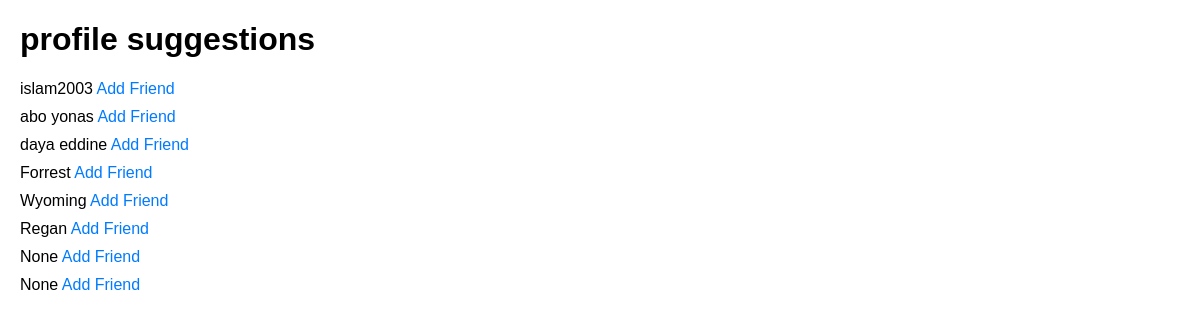
/profiles/ (signed in), run on an earlier commit of the app's database.
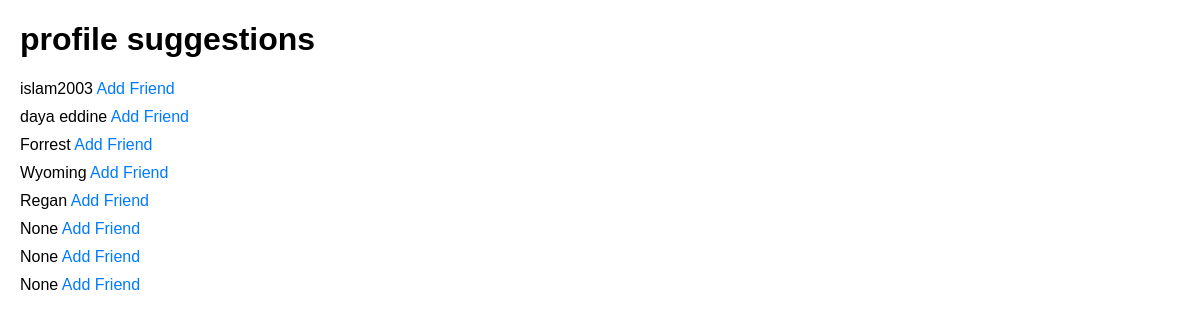
And on a later commit of the database.
### accounts/models.py (models this page shows, shortened)
class Profile(models.Model):
    user = models.OneToOneField(User, on_delete=models.CASCADE, related_name='profile')
    first_name = models.CharField(max_length=30,null=True,blank=True)
    last_name = models.CharField(max_length=30,null=True,blank=True)
    image_profile = models.ImageField(upload_to='profile_images/',null=True, blank=True)
    bio = models.TextField(null=True,blank=True)
    date_birth = models.DateField(null=True,blank=True)
    created_at = models.DateTimeField(auto_now_add=True)
    updated_at = models.DateTimeField(auto_now=True)
    class Meta:
        verbose_name = 'Profile'
        verbose_name_plural = 'Profiles'

### friends/views.py (the view)
# urls.py: path('profiles/',FreindRequestSuggestions,name="profiles"),
def FreindRequestSuggestions(request):
    current_profile = request.user.profile
    send_requests = FriendRequest.objects.filter(sender = current_profile).values_list('receiver_id',flat=True)
    receiver_requests = FriendRequest.objects.filter(receiver = current_profile).values_list('sender_id',flat=True)
    all_exculded_ids = list(send_requests) + list(receiver_requests)
    profile_suggestions = Profile.objects.exclude(id__in = all_exculded_ids).exclude(id = current_profile.id)
    return render(request,'profiles.html',{"profile_suggestions":profile_suggestions})

### notifications/context_processors.py (called while the page is built)
def notification_count(request):
    if request.user.is_authenticated:
        count = Notification.objects.filter(
            recipient=request.user,
            is_read=False
        ).count()
        return {'unread_notifications': count}
    return {'unread_notifications': 0}

### friends/templates/profiles.html (shortened to what this page needs)
<!DOCTYPE html>
<html lang="en">
<head>
</head>
<body>
     <h1>profile suggestions </h1>
    <ul class="profile-list">
        {% for profile in profile_suggestions %}
            <li class="profile-item">
                {{ profile.first_name }}
                <a href="{% url 'add-friend' profile.id %}">Add Friend</a>
            </li>
        {% endfor %}
    </ul>
</body>
</html>

### friends/templates/profiles.html (style rules this page uses)
body { font-family: Arial, sans-serif; margin: 20px; }
.profile-list { list-style-type: none; padding: 0; }
.profile-item { margin-bottom: 10px; }
a { text-decoration: none; color: #007bff; }

What changed in the data, as far as the page shows it:
no longer on this page (row unchanged): Profile: first_name "abo yonas"
added Profile: first_name "None"
